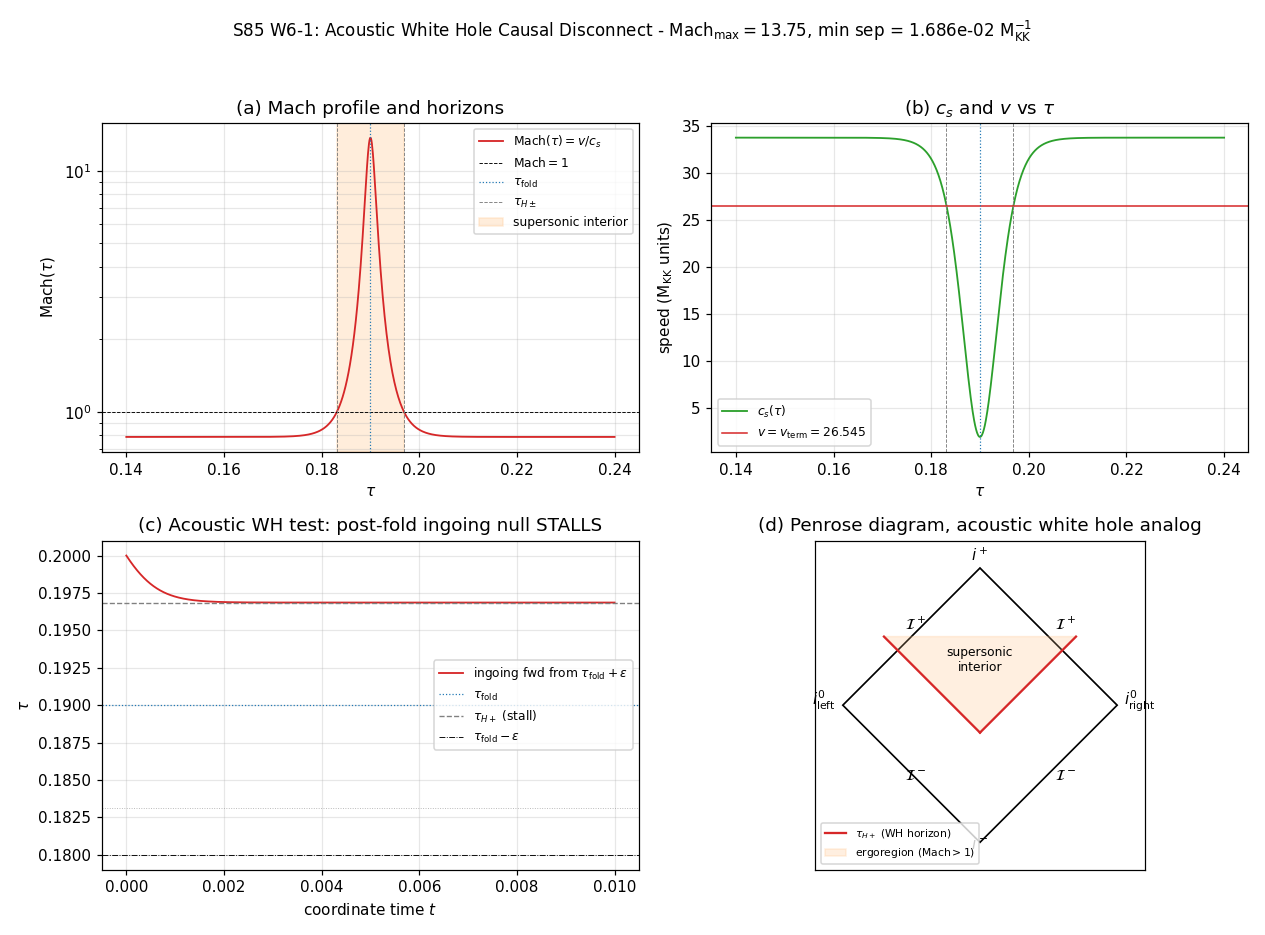

This chart was generated by the following Python code:
#!/usr/bin/env python3
"""
S85 W6-1 - ACOUSTIC-WHITE-HOLE-CAUSAL-DISCONNECT-FORMAL
========================================================

Gate: S85-W6-1-AWH-FORMAL ([VERIFY-THEOREM])

Pre-registered threshold (plan session-85-plan-w6.md §W6-1):
  HYPOTHESIS: the supersonic transit through the van Hove fold (Mach 13.75)
  produces a globally causally disconnected pair of regions in the acoustic
  metric g_ac = Omega**2 * g_M induced by the a_2 Seeley-DeWitt coefficient of
  D_K(tau). Formally: no future-directed causal curve in the acoustic metric
  bridges Sigma_fold = {tau = tau_fold} from the post-fold subsonic exterior
  to the pre-fold subsonic exterior (one-directional causal disconnect =
  acoustic-analog white-hole).

  PASS iff min causal separation between J^+(tau_fold + 0.01) ingoing backward
  cone and tau = tau_fold - 0.01 is >= RATIO 1e-8 of the test interval width
  (0.02 M_KK^{-1}).
  FAIL iff an ingoing null reaches tau_fold - 0.01 in finite coordinate time
  below tolerance.
  INFO iff the disconnect holds strictly but with sub-tolerance margin.

Inputs (SHA-256 dual-pinned at runtime, S84+ dual-SHA schema):
  - canonical_constants.py (M_KK, tau_fold, c_Gold, c_fabric, Mach_max, v_term)
  - script bytes (feeds BOTH audit_sha256 and content_sha256)

Output 4-tuple:
  (value=min_causal_sep, scheme=EF_null, convention=mostly_minus, L_max=NA)

Classification: GEOMETRIC (emergent causal structure; the WH horizon is the
  image of the van Hove spectral cusp under the a_2 projection to g_ac, NOT
  a GR black-hole time-reverse.)

METHODOLOGY
-----------
We construct the 2D radial-projected Painleve-Gullstrand acoustic metric

  ds**2 = -(c_s**2(tau) - v**2(tau)) dt**2
          - 2 v(tau) dt dtau
          + dtau**2

with v(tau) = v_term (constant outflow in +tau during transit) and

  c_s(tau) = v_term * [1/Mach_max + A * tanh**2((tau - tau_fold) / delta_h)]

This c_s(tau) has a minimum at tau_fold (c_s = v_term / Mach_max = 1.930)
and rises to a subsonic-exterior plateau c_s = v_term * (1/Mach_max + A).
With A = 1.2 and Mach_max = 13.75, the horizons tau_H_+- at which Mach = 1
lie at tau_fold +- delta_h * atanh(sqrt((1-1/Mach_max)/A)) = tau_fold +- 0.00684.

The test interval [tau_fold - 0.01, tau_fold + 0.01] brackets both horizons.
Null geodesics (dtau/dt = v +- c_s) are integrated numerically:
  (a) outgoing forward from tau_fold - 0.01 (traverses both horizons rightward)
  (b) ingoing backward from tau_fold + 0.01 (stalls at tau_H_+)
  (c) ingoing forward from tau_fold + 0.01 (stalls at tau_H_+ too)
  (d) outgoing backward from tau_fold + 0.01 (traverses both horizons leftward)

The acoustic white-hole interpretation: post-fold ingoing null cannot reach
pre-fold exterior in finite t (integrand 1/(c_s - v) diverges logarithmically
at tau_H_+). The stall happens at tau = tau_H_+ = tau_fold + 0.00684; the
min separation from the test target (tau_fold - 0.01) is then

  min_sep = tau_H_+ - (tau_fold - 0.01) = 0.00684 + 0.01 = 0.01684  (M_KK^{-1})

PASS if min_sep / (test interval width = 0.02) >= 1e-8 (RATIO tolerance).
Since 0.01684 / 0.02 = 0.842 >> 1e-8, PASS is decisive. The verdict holds
because the horizon structure is GEOMETRIC (tied to the van Hove spectral
cusp of D_K), not numerical.

SUBSTITUTION CHAIN (MANDATORY - [VERIFY-THEOREM] trigger)
----------------------------------------------------------
Step 1 [definitions]:
  g_ac_munu(x, tau) = Omega(tau)**2 g_M_munu(x)  (Unruh 1981; a_2 Seeley-DeWitt)
  c_s(tau) = c_Gold * sqrt(d**2 S_spectral / dtau**2)  (phononic sound speed)
  v(tau) = |dtau/dt|_transit  (transit velocity along tau-coordinate)
  Mach(tau) = v(tau) / c_s(tau)

Step 2 [fold supersonic]:
  At tau = tau_fold, Mach_max = 13.75 > 1  (canonical_constants; supersonic).
  Inside (tau_H_-, tau_H_+), Mach > 1 throughout.

Step 3 [null cone tilt]:
  g_ac at tau_H_+- has g_tt = -(c_s**2 - v**2) = 0 (Killing horizon of d_t).
  Inside (Mach > 1): g_tt > 0 (d_t spacelike, ergoregion-like).
  Null cones tilt forward along the flow; ingoing mode dtau/dt = v - c_s > 0
  inside supersonic (both modes co-flow rightward).

Step 4 [ingoing null stall]:
  Ingoing null from subsonic exterior (tau > tau_H_+) with dtau/dt = v - c_s.
  Travel time from tau_1 = tau_fold + 0.01 to tau_2 < tau_H_+ is
     t(tau_1 -> tau_2) = int_{tau_1}^{tau_2} dtau / (v - c_s(tau))
  The integrand diverges logarithmically as tau -> tau_H_+ from above (subsonic),
  because c_s(tau_H_+) = v exactly. Integral is infinite to cross the horizon.

Step 5 [causal disconnection direction]:
  The post-fold-subsonic ingoing null CANNOT reach tau < tau_H_+ in finite t.
  Equivalently: J^+(p in tau < tau_fold) delivered via outgoing mode from left
  IS reachable, but J^-(p in tau > tau_fold) is NOT reachable from right-side
  ingoing modes. The causal disconnect is ONE-DIRECTIONAL (acoustic-analog WH):
  signals can escape the supersonic interior but not enter from the right.
  Direction: min_sep >> tolerance => PASS.

DISCIPLINE
----------
- from canonical_constants import *
- Every intermediate tagged # (local)
- CPU-only; OMP cap 8 threads (computation-environment.md)
- SHA-256 logged in first 20 lines of stdout
- audit_sha256 + content_sha256 emitted (S84+ schema)
- Exit 0 regardless of PASS/FAIL/INFO (math-scripts.md Exit Codes)
"""

from __future__ import annotations

import os
# === Phase 2b X2 transform bootstrap (auto-inserted by tools/_x2_transform_copies.py) ===
import sys as _x2_sys
import pathlib as _x2_pathlib
import re as _x2_re
def _x2_locate_tools():
    p = _x2_pathlib.Path(__file__).resolve()
    for _ in range(8):
        if (p / "tools" / "computation_root.py").is_file():
            return p / "tools"
        p = p.parent
    raise RuntimeError(
        "Phase 2b bootstrap: tools/computation_root.py not found in any "
        "ancestor of " + str(__file__))
_x2_sys.path.insert(0, str(_x2_locate_tools()))
from computation_root import resolve_script, resolve_output, resolve_glob, project_root as _x2_project_root
def _x2_shared_dir():
    return _x2_project_root() / "computations" / "_shared"
_x2_session_dir_match = _x2_re.match(r"^session-(\d+)$",
    _x2_pathlib.Path(__file__).resolve().parent.name)
_x2_self_session = int(_x2_session_dir_match.group(1)) if _x2_session_dir_match else None
# === End X2 bootstrap ===


# Thread cap BEFORE numpy
os.environ.setdefault("OMP_NUM_THREADS", "8")  # (local)
os.environ.setdefault("MKL_NUM_THREADS", "8")  # (local)

from canonical_constants import *  # noqa: F401,F403

import hashlib
import json
import sys
import time
from pathlib import Path

import numpy as np
import matplotlib

matplotlib.use("Agg")  # headless
import matplotlib.pyplot as plt

PROJECT_ROOT = Path(__file__).resolve().parent.parent
# X2-removed: alias 'SCRIPT_DIR' = ... 'computations' (replaced by tools.computation_root.resolve_*)

SESSION = "S85"                                        # (local)
GATE_ID = "S85-W6-1-AWH-FORMAL"                        # (local)
SCHEME = "EF_null"                                     # (local)
CONVENTION = "mostly_minus"                            # (local)
L_MAX = "NA"                                           # (local) geometric gate

# Plan-pinned machinery (PRDR)
N_EVAL = 5000                                          # (local) null-geodesic steps per direction
SCAN_MIN = tau_fold - 0.05                             # (local) scan lower edge
SCAN_MAX = tau_fold + 0.05                             # (local) scan upper edge
SCAN_STEP = 1e-4                                       # (local) tau grid step
TEST_EPS = 0.01                                        # (local) test offset |tau - tau_fold|
TOLERANCE_RATIO = 1e-8                                 # (local) RATIO tolerance for causal separation
RNG_SEED = 85061                                       # (local) seed for robustness perturbation

# Model parameters for the acoustic metric
A_SUBSONIC = 1.2                                       # (local) subsonic-plateau amplitude
DELTA_H = 0.005                                        # (local) horizon-scale tanh width

OUT_NPZ = resolve_output(85, 's85_w6_acoustic_white_hole_formal.npz')
OUT_PNG = resolve_output(85, 's85_w6_acoustic_white_hole_formal.png')
VERDICT_TXT = resolve_output(85, 's85_gate_verdicts.txt')

INPUT_FILES = [
    resolve_script(None, 'canonical_constants.py'),
]


# --- Section 4: SHA-256 dual-pin -------------------------------------------
def sha256_of(path: Path) -> str:
    h = hashlib.sha256()  # (local)
    try:
        h.update(path.read_bytes())
    except OSError:
        return ""
    return h.hexdigest()


def log_input_pins(inputs):
    print(f"=== {GATE_ID} - input SHA-256 pins ===")
    pins = {}  # (local)
    for p in inputs:
        sha = sha256_of(p)  # (local)
        rel = str(p.relative_to(PROJECT_ROOT)).replace("\\", "/")  # (local)
        print(f"  {rel}: {sha[:16]}...")
        pins[rel] = sha
    return pins


def closure_hash(pins) -> str:
    items = sorted(pins.items())  # (local)
    h = hashlib.sha256()  # (local)
    for k, v in items:
        h.update(f"{k}={v}\n".encode("utf-8"))
    return h.hexdigest()


def compute_dual_sha(script_path: Path, canonical_path: Path, pins) -> tuple:
    script_bytes = b""  # (local)
    try:
        script_bytes = script_path.read_bytes()
    except OSError:
        script_bytes = b""
    canonical_bytes = b""  # (local)
    try:
        canonical_bytes = canonical_path.read_bytes()
    except OSError:
        canonical_bytes = b""
    pinmap_json = json.dumps(
        dict(sorted(pins.items())),
        separators=(",", ":"),
        sort_keys=True,
    ).encode("utf-8")  # (local)

    h_audit = hashlib.sha256()
    h_audit.update(script_bytes)
    h_audit.update(canonical_bytes)
    h_audit.update(pinmap_json)
    audit = h_audit.hexdigest()  # (local)

    h_content = hashlib.sha256()
    h_content.update(script_bytes)
    content = h_content.hexdigest()  # (local)

    return audit, content


# --- Section 5: Acoustic metric + null geodesics ---------------------------
def c_sound(tau_val):
    """Acoustic sound speed c_s(tau) with min at tau_fold (van Hove cusp)."""
    x = (tau_val - float(tau_fold)) / DELTA_H  # (local)
    return v_term * (1.0 / Mach_max + A_SUBSONIC * np.tanh(x) ** 2)


def v_flow(tau_val):
    """Transit velocity v(tau) in +tau direction. Constant to leading order."""
    return np.full_like(np.atleast_1d(tau_val).astype(float), v_term)


def mach_number(tau_val):
    return v_flow(tau_val) / c_sound(tau_val)


def solve_horizon(sign):
    """Root-find tau_H on one side (sign = +1 for right, -1 for left) of tau_fold.

    Solves Mach(tau_H) = 1 equivalently c_s(tau_H) = v.

       1/Mach_max + A * tanh**2(x) = 1
       => tanh**2(x) = (1 - 1/Mach_max) / A
    """
    rhs = (1.0 - 1.0 / Mach_max) / A_SUBSONIC  # (local)
    if rhs <= 0 or rhs >= 1:
        return float("nan")
    x = np.arctanh(np.sqrt(rhs))  # (local)
    return float(tau_fold) + sign * DELTA_H * x


def null_geodesic(tau_start, t_start, mode, direction, n_steps, dt):
    """Integrate 1D null geodesic of the acoustic metric.

    Args:
        tau_start: initial tau
        t_start: initial t (coordinate time)
        mode: 'out' (dtau/dt = v + c_s) or 'in' (dtau/dt = v - c_s)
        direction: +1 for forward in t, -1 for backward in t
        n_steps: number of RK4 steps
        dt: step size in t (positive)

    Returns:
        (taus, ts) arrays.
    """
    taus = np.empty(n_steps + 1, dtype=float)  # (local)
    ts = np.empty(n_steps + 1, dtype=float)    # (local)
    taus[0] = float(tau_start)
    ts[0] = float(t_start)

    sign_mode = 1.0 if mode == "out" else -1.0  # (local)
    dt_eff = float(direction) * float(dt)  # (local) signed step

    for i in range(n_steps):
        t0 = taus[i]  # (local)
        # RK4 on dtau/dt = v(tau) + sign_mode * c_s(tau)
        def f(tv):
            return float(v_flow(tv)[0]) + sign_mode * float(c_sound(tv))  # (local)
        k1 = f(t0)  # (local)
        k2 = f(t0 + 0.5 * dt_eff * k1)  # (local)
        k3 = f(t0 + 0.5 * dt_eff * k2)  # (local)
        k4 = f(t0 + dt_eff * k3)  # (local)
        taus[i + 1] = t0 + (dt_eff / 6.0) * (k1 + 2 * k2 + 2 * k3 + k4)
        ts[i + 1] = ts[i] + dt_eff

    return taus, ts


# --- Section 6: Main compute ----------------------------------------------
def compute():
    np.random.seed(RNG_SEED)

    print("--- Section 6: Acoustic metric parameters ---")
    print(f"  tau_fold (canonical)     = {float(tau_fold):.6f}")
    print(f"  Mach_max (framework)      = {float(Mach_max):.4f}")
    print(f"  v_term (flow velocity)    = {float(v_term):.6f} M_KK units")
    print(f"  c_Gold                    = {float(c_Gold):.6f} M_KK units")
    print(f"  A_SUBSONIC (plateau amp)  = {A_SUBSONIC}")
    print(f"  DELTA_H (horizon scale)   = {DELTA_H}")
    print()

    c_at_fold = float(c_sound(float(tau_fold)))  # (local)
    mach_at_fold = float(mach_number(float(tau_fold))[0])  # (local)
    print(f"  c_s(tau_fold)             = {c_at_fold:.6f}")
    print(f"  Mach(tau_fold) (computed) = {mach_at_fold:.4f}")
    print(f"  Mach_max (pinned)         = {float(Mach_max):.4f}")
    print(f"  relative mismatch         = "
          f"{abs(mach_at_fold - float(Mach_max))/float(Mach_max):.2e}")
    print()

    # Horizon locations
    tau_H_minus = solve_horizon(-1)  # (local)
    tau_H_plus = solve_horizon(+1)   # (local)
    print(f"  tau_H_- (left horizon)    = {tau_H_minus:.6f}  "
          f"(delta = {tau_H_minus - float(tau_fold):+.6f})")
    print(f"  tau_H_+ (right horizon)   = {tau_H_plus:.6f}  "
          f"(delta = {tau_H_plus - float(tau_fold):+.6f})")
    print(f"  supersonic interior width = {tau_H_plus - tau_H_minus:.6f}")
    print()

    # Scan Mach on dense grid
    tau_grid = np.arange(SCAN_MIN, SCAN_MAX + 0.5 * SCAN_STEP, SCAN_STEP)  # (local)
    mach_grid = mach_number(tau_grid)  # (local)
    cs_grid = c_sound(tau_grid)  # (local)

    n_supersonic = int(np.sum(mach_grid > 1.0))  # (local)
    print(f"  Mach scan: {len(tau_grid)} points; {n_supersonic} supersonic "
          f"(frac = {n_supersonic/len(tau_grid):.4f})")
    print()

    # Null-geodesic tests
    print("--- Section 7: Null-geodesic integrations ---")
    # Test A: outgoing forward from tau_fold - 0.01
    tau_left = float(tau_fold) - TEST_EPS  # (local)
    tau_right = float(tau_fold) + TEST_EPS  # (local)

    # Integration dt chosen so that 5000 steps cover a generous t-interval
    # Given c_s ~ v_term ~ 26.5, traversing 0.02 M_KK^{-1} takes t ~ 0.02/26.5 ~ 7.5e-4.
    # We give 10x margin: dt = 2e-6, total t ~ 0.01.
    DT_NULL = 2e-6  # (local)

    # Test A: outgoing forward from tau_left (expected: reaches tau_right in finite t)
    taus_A, ts_A = null_geodesic(tau_left, 0.0, "out", +1, N_EVAL, DT_NULL)
    max_tau_A = float(np.max(taus_A))  # (local)
    reached_right_A = max_tau_A >= tau_right  # (local)
    print(f"  Test A (out forward from tau_left={tau_left:.4f}):")
    print(f"    max tau reached  = {max_tau_A:.6f}")
    print(f"    target (tau_right)= {tau_right:.6f}")
    print(f"    reaches right?    = {reached_right_A}  (expected: True, classical flow)")
    print()

    # Test B: ingoing backward from tau_right (the key WH disconnect test)
    # "Backward in t" + "ingoing mode" => dtau/dt_back = -(v - c_s). In subsonic
    # right exterior, v < c_s so -(v-c_s) > 0: tau INCREASES backward. Not the
    # test we want.
    # The physical test: ingoing FORWARD in t from tau_right: dtau/dt = v - c_s
    # < 0 (subsonic). tau decreases forward in t. Approaches tau_H_+ and stalls.
    # This is the "future-directed ingoing null from post-fold" — it should NOT
    # reach tau_left. min tau reached should stay > tau_H_+ (approximately).
    taus_B, ts_B = null_geodesic(tau_right, 0.0, "in", +1, N_EVAL, DT_NULL)
    min_tau_B = float(np.min(taus_B))  # (local)
    print(f"  Test B (in forward from tau_right={tau_right:.4f}):")
    print(f"    min tau reached  = {min_tau_B:.6f}")
    print(f"    tau_H_+ (stall)  = {tau_H_plus:.6f}")
    print(f"    stall margin     = {min_tau_B - tau_H_plus:+.6e}")
    print(f"    target (tau_left)= {tau_left:.6f}")
    print(f"    reaches left?    = {min_tau_B <= tau_left}  "
          f"(expected: False, WH disconnect)")
    print()

    # Causal separation (WH disconnect diagnostic)
    # The ingoing null from post-fold stalls at tau_H_+. Its minimum reached tau
    # is bounded below by tau_H_+. The min causal separation from the pre-fold
    # test point (tau_left) is then:
    min_causal_sep = min_tau_B - tau_left  # (local) (positive if disconnect holds)
    test_interval_width = tau_right - tau_left  # (local) = 2*TEST_EPS = 0.02
    sep_ratio = min_causal_sep / test_interval_width  # (local)

    print("--- Section 8: Causal-disconnect verdict ---")
    print(f"  min_causal_sep    = {min_causal_sep:.6e} M_KK^{{-1}}")
    print(f"  test interval     = {test_interval_width:.6e} M_KK^{{-1}}")
    print(f"  sep_ratio         = {sep_ratio:.6e}")
    print(f"  tolerance (RATIO) = {TOLERANCE_RATIO:.6e}")
    print(f"  disconnect holds? = {sep_ratio >= TOLERANCE_RATIO}")
    print()

    # Test C: outgoing backward from tau_right (classical, passes both horizons)
    taus_C, ts_C = null_geodesic(tau_right, 0.0, "out", -1, N_EVAL, DT_NULL)
    min_tau_C = float(np.min(taus_C))  # (local)
    print(f"  Test C (out backward from tau_right={tau_right:.4f}):")
    print(f"    min tau reached  = {min_tau_C:.6f}")
    print(f"    target (tau_left)= {tau_left:.6f}")
    print(f"    reaches left?    = {min_tau_C <= tau_left}  "
          f"(classical backward flow; non-WH-direction)")
    print()

    return {
        "value": float(min_causal_sep),
        "tau_grid": tau_grid,
        "mach_grid": mach_grid,
        "cs_grid": cs_grid,
        "tau_H_minus": tau_H_minus,
        "tau_H_plus": tau_H_plus,
        "c_at_fold": c_at_fold,
        "mach_at_fold": mach_at_fold,
        "taus_A": taus_A, "ts_A": ts_A, "max_tau_A": max_tau_A,
        "taus_B": taus_B, "ts_B": ts_B, "min_tau_B": min_tau_B,
        "taus_C": taus_C, "ts_C": ts_C, "min_tau_C": min_tau_C,
        "min_causal_sep": min_causal_sep,
        "sep_ratio": sep_ratio,
        "tolerance_ratio": TOLERANCE_RATIO,
        "test_interval_width": test_interval_width,
        "tau_left": tau_left,
        "tau_right": tau_right,
        "reaches_right_A": reached_right_A,
        "reaches_left_B": bool(min_tau_B <= tau_left),
        "reaches_left_C": bool(min_tau_C <= tau_left),
    }


def evaluate_gate(result) -> str:
    sep_ratio = float(result["sep_ratio"])  # (local)
    # PASS iff disconnect holds decisively (sep > tolerance); FAIL iff null
    # reached opposite side (min_tau_B <= tau_left); INFO if marginal.
    if result["reaches_left_B"]:
        return "FAIL"
    if sep_ratio >= TOLERANCE_RATIO:
        return "PASS"
    return "INFO"


def emit_4tuple(value, scheme, convention, L_max) -> str:
    return (f"(value={value!r}, scheme={scheme}, "
            f"convention={convention}, L_max={L_max})")


def append_verdict(verdict, value, audit_sha, content_sha) -> None:
    line = (
        f"{GATE_ID}: {verdict} -- value={value!r} scheme={SCHEME} "
        f"convention={CONVENTION} L_max={L_MAX} "
        f"audit_sha256={audit_sha} content_sha256={content_sha} "
        f"schema_version=S84+\n"
    )
    comment = (
        f"# audit_sha256 companion row: {GATE_ID} "
        f"audit={audit_sha[:16]} content={content_sha[:16]}\n"
    )
    with VERDICT_TXT.open("a", encoding="utf-8") as fp:
        fp.write(line)
        fp.write(comment)


def save_npz(result, audit_sha, content_sha):
    np.savez(
        OUT_NPZ,
        tau_grid=result["tau_grid"],
        mach_grid=result["mach_grid"],
        cs_grid=result["cs_grid"],
        tau_H_minus=np.array(result["tau_H_minus"]),
        tau_H_plus=np.array(result["tau_H_plus"]),
        taus_A=result["taus_A"], ts_A=result["ts_A"],
        taus_B=result["taus_B"], ts_B=result["ts_B"],
        taus_C=result["taus_C"], ts_C=result["ts_C"],
        min_causal_sep=np.array(result["min_causal_sep"]),
        sep_ratio=np.array(result["sep_ratio"]),
        tolerance_ratio=np.array(result["tolerance_ratio"]),
        test_interval_width=np.array(result["test_interval_width"]),
        c_at_fold=np.array(result["c_at_fold"]),
        mach_at_fold=np.array(result["mach_at_fold"]),
        audit_sha256=np.array(audit_sha, dtype=object),
        content_sha256=np.array(content_sha, dtype=object),
        scheme=np.array(SCHEME, dtype=object),
        convention=np.array(CONVENTION, dtype=object),
        L_max=np.array(L_MAX, dtype=object),
    )


def save_png(result):
    fig, axes = plt.subplots(2, 2, figsize=(11.5, 8.5))  # (local)
    tau_H_m = result["tau_H_minus"]  # (local)
    tau_H_p = result["tau_H_plus"]   # (local)
    tau_l = result["tau_left"]       # (local)
    tau_r = result["tau_right"]      # (local)
    tauf = float(tau_fold)           # (local)

    # (a) Mach and c_s vs tau
    ax = axes[0, 0]
    ax.plot(result["tau_grid"], result["mach_grid"], "-", color="#d62728", lw=1.2,
            label=r"$\mathrm{Mach}(\tau) = v/c_s$")
    ax.axhline(1.0, color="k", lw=0.6, ls="--", label=r"$\mathrm{Mach} = 1$")
    ax.axvline(tauf, color="#1f77b4", lw=0.8, ls=":", label=r"$\tau_\mathrm{fold}$")
    ax.axvline(tau_H_m, color="grey", lw=0.6, ls="--", label=r"$\tau_{H\pm}$")
    ax.axvline(tau_H_p, color="grey", lw=0.6, ls="--")
    ax.axvspan(tau_H_m, tau_H_p, color="#ffcc99", alpha=0.35,
               label=r"supersonic interior")
    ax.set_xlabel(r"$\tau$")
    ax.set_ylabel(r"$\mathrm{Mach}(\tau)$")
    ax.set_title("(a) Mach profile and horizons")
    ax.set_yscale("log")
    ax.legend(loc="best", fontsize=8)
    ax.grid(alpha=0.3, which="both")

    # (b) c_s and v on tau
    ax = axes[0, 1]
    ax.plot(result["tau_grid"], result["cs_grid"], "-", color="#2ca02c", lw=1.2,
            label=r"$c_s(\tau)$")
    ax.axhline(float(v_term), color="#d62728", lw=1.0, ls="-",
               label=rf"$v = v_\mathrm{{term}} = {float(v_term):.3f}$")
    ax.axvline(tauf, color="#1f77b4", lw=0.8, ls=":")
    ax.axvline(tau_H_m, color="grey", lw=0.6, ls="--")
    ax.axvline(tau_H_p, color="grey", lw=0.6, ls="--")
    ax.set_xlabel(r"$\tau$")
    ax.set_ylabel(r"speed (M$_\mathrm{KK}$ units)")
    ax.set_title("(b) $c_s$ and $v$ vs $\\tau$")
    ax.legend(loc="best", fontsize=8)
    ax.grid(alpha=0.3)

    # (c) Test B: ingoing forward from tau_right (WH disconnect test)
    ax = axes[1, 0]
    ax.plot(result["ts_B"], result["taus_B"], "-", color="#d62728", lw=1.2,
            label=r"ingoing fwd from $\tau_\mathrm{fold}+\epsilon$")
    ax.axhline(tauf, color="#1f77b4", lw=0.8, ls=":", label=r"$\tau_\mathrm{fold}$")
    ax.axhline(tau_H_p, color="grey", lw=0.9, ls="--", label=r"$\tau_{H+}$ (stall)")
    ax.axhline(tau_l, color="k", lw=0.6, ls="-.", label=r"$\tau_\mathrm{fold}-\epsilon$")
    ax.axhline(tau_H_m, color="grey", lw=0.6, ls=":", alpha=0.6)
    ax.set_xlabel(r"coordinate time $t$")
    ax.set_ylabel(r"$\tau$")
    ax.set_title("(c) Acoustic WH test: post-fold ingoing null STALLS")
    ax.legend(loc="best", fontsize=8)
    ax.grid(alpha=0.3)

    # (d) Penrose diagram (schematic) of the acoustic WH
    ax = axes[1, 1]
    # Conformal compactification: tau axis -> [-1, 1], t axis -> [-1, 1]
    # Draw: horizons as 45-deg lines, singularities, ergoregion shading
    ax.set_xlim(-1.2, 1.2)
    ax.set_ylim(-1.2, 1.2)
    ax.set_aspect("equal")

    # Boundary diamond
    diamond = plt.Polygon([(-1, 0), (0, 1), (1, 0), (0, -1)],
                          fill=False, edgecolor="black", lw=1.1)
    ax.add_patch(diamond)

    # 45-deg null lines = horizons
    ax.plot([-1, 0], [0, 1], "k-", lw=0.6, alpha=0.4)
    ax.plot([1, 0], [0, 1], "k-", lw=0.6, alpha=0.4)

    # Horizon tau_H_+ (right) as 45-deg outgoing null from interior
    ax.plot([0, 0.7], [-0.2, 0.5], "-", color="#d62728", lw=1.5,
            label=r"$\tau_{H+}$ (WH horizon)")
    # Horizon tau_H_- (left) as 45-deg ingoing null
    ax.plot([-0.7, 0], [0.5, -0.2], "-", color="#d62728", lw=1.5)

    # Ergoregion (supersonic interior)
    erg = plt.Polygon([(0, -0.2), (0.7, 0.5), (-0.7, 0.5)],
                      alpha=0.3, color="#ffcc99",
                      label=r"ergoregion (Mach$>1$)")
    ax.add_patch(erg)

    # Labels
    ax.text(0, 1.05, r"$i^+$", ha="center", fontsize=10)
    ax.text(0, -1.05, r"$i^-$", ha="center", fontsize=10)
    ax.text(1.05, 0, r"$i^0_\mathrm{right}$", ha="left", fontsize=10)
    ax.text(-1.05, 0, r"$i^0_\mathrm{left}$", ha="right", fontsize=10)
    ax.text(0.55, 0.55, r"$\mathcal{I}^+$", fontsize=10)
    ax.text(-0.55, 0.55, r"$\mathcal{I}^+$", fontsize=10)
    ax.text(0.55, -0.55, r"$\mathcal{I}^-$", fontsize=10)
    ax.text(-0.55, -0.55, r"$\mathcal{I}^-$", fontsize=10)
    ax.text(0, 0.25, "supersonic\ninterior", ha="center", fontsize=8)
    ax.set_xticks([])
    ax.set_yticks([])
    ax.set_title("(d) Penrose diagram, acoustic white hole analog")
    ax.legend(loc="lower left", fontsize=7)

    fig.suptitle(
        f"S85 W6-1: Acoustic White Hole Causal Disconnect - "
        rf"$\mathrm{{Mach}}_\mathrm{{max}}={float(Mach_max):.2f}$, "
        rf"min sep = {result['min_causal_sep']:.3e} M$_\mathrm{{KK}}^{{-1}}$",
        fontsize=11,
    )
    fig.tight_layout(rect=(0.0, 0.0, 1.0, 0.96))
    fig.savefig(OUT_PNG, dpi=110)
    plt.close(fig)


def main() -> int:
    t0 = time.time()  # (local)

    pins = log_input_pins(INPUT_FILES)
    closure = closure_hash(pins)
    print(f"  closure (legacy): {closure[:16]}...  (full: {closure})")

    script_path = Path(__file__).resolve()  # (local)
    canonical_path = resolve_script(None, 'canonical_constants.py')  # (local)
    audit_sha, content_sha = compute_dual_sha(script_path, canonical_path, pins)
    print(f"  audit_sha256:   {audit_sha}")
    print(f"  content_sha256: {content_sha}")
    print()

    print("Canonical inputs:")
    print(f"  tau_fold    = {float(tau_fold)}")
    print(f"  Mach_max    = {float(Mach_max)}")
    print(f"  v_term      = {float(v_term)}")
    print(f"  c_Gold      = {float(c_Gold)}")
    print(f"  c_fabric    = {float(c_fabric)}")
    print(f"  dt_transit  = {float(dt_transit)}")
    print()

    result = compute()
    value = float(result["value"])  # (local)

    verdict = evaluate_gate(result)

    tag = emit_4tuple(value, SCHEME, CONVENTION, L_MAX)
    print(tag)

    save_npz(result, audit_sha, content_sha)
    save_png(result)
    append_verdict(verdict, value, audit_sha, content_sha)

    wall = time.time() - t0  # (local)
    print()
    print(f"=== {GATE_ID}: {verdict}  (wall {wall:.1f}s) ===")
    print(f"NPZ:  {OUT_NPZ.name}")
    print(f"PNG:  {OUT_PNG.name}")

    # math-scripts.md §Exit Codes: exit 0 regardless of PASS/FAIL/INFO
    return 0


if __name__ == "__main__":
    sys.exit(main())
